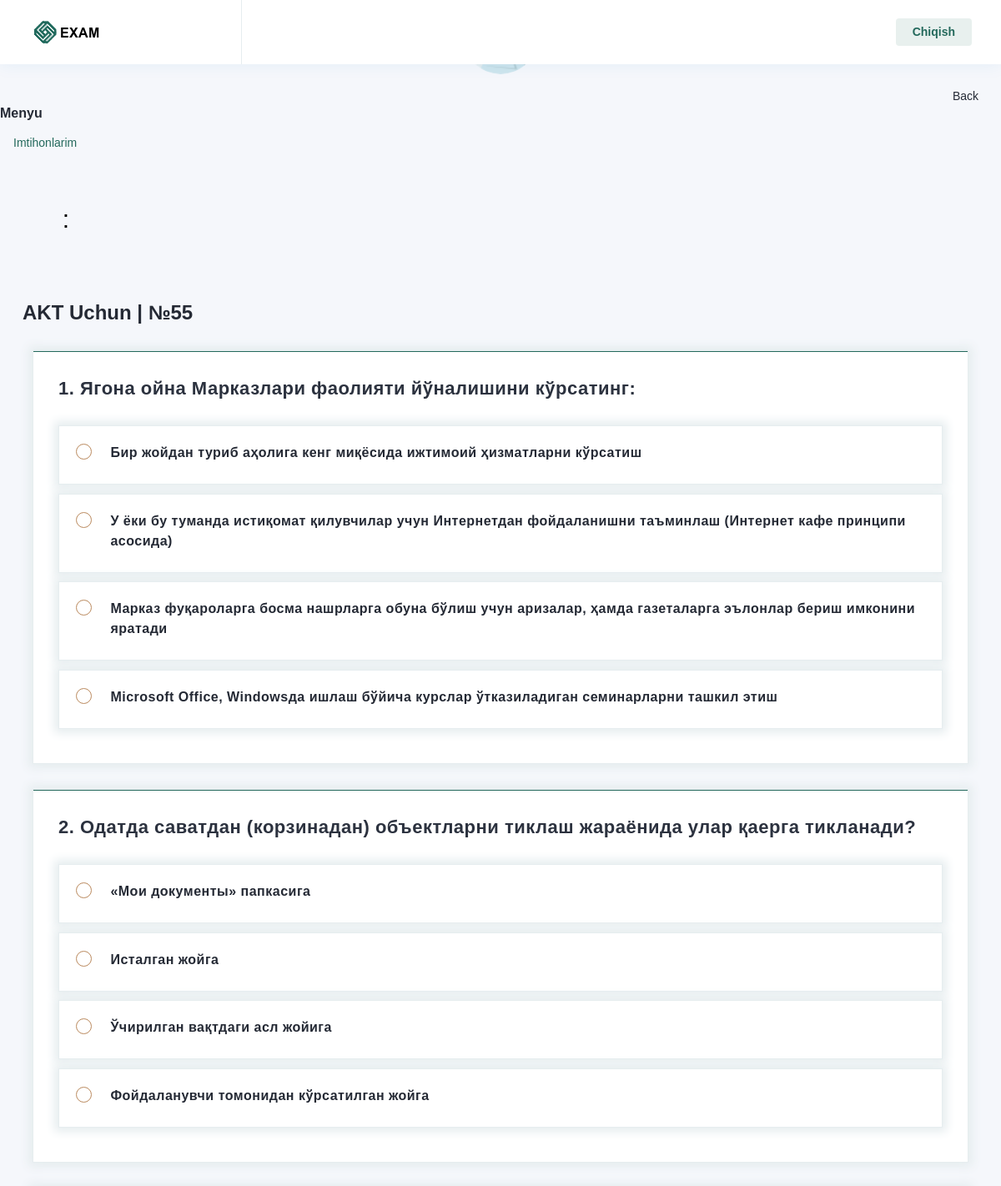
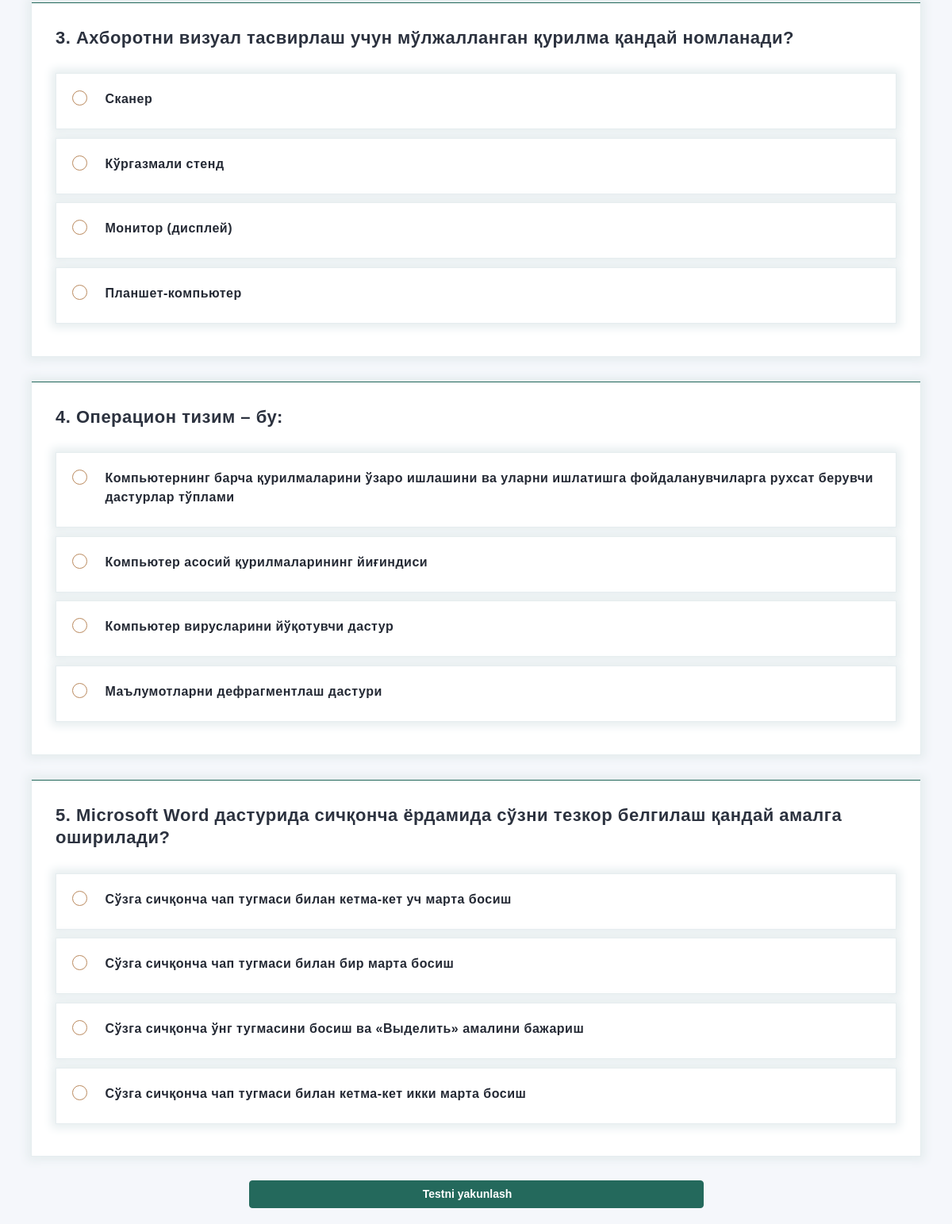
Page /exams/cont-exam/55 on the committed database (2 pictures, top to bottom).
### exams/models.py (models this page shows, shortened)
class Exam(models.Model):
    category = models.ForeignKey(Category, on_delete=models.CASCADE)
    employee = models.ForeignKey(Profile, on_delete=models.CASCADE)
    overseer = models.ForeignKey(Profile, on_delete=models.CASCADE, related_name='overseer')
    time_limit = models.PositiveIntegerField(default=20)
    created = models.DateTimeField(auto_now_add=True)
    started = models.DateTimeField(blank=True, null=True)
    deadline = models.DateTimeField(blank=True, null=True)
    ended = models.DateTimeField(blank=True, null=True)
    unique_id = models.CharField(max_length=255)
    pdf_short_path = models.CharField(max_length=255, blank=True, null=True)

class Category(models.Model):
    name = models.CharField(max_length=100)
    def __str__(self):
        return self.name

class ExamResult(models.Model):
    RESULT_CHOICES = [
        ('not_selected', "Tanlanmagan"),
        ('correct', "To'g'ri"),
        ('incorrect', "Noto'g'ri"),
    ]
    exam = models.ForeignKey(Exam, on_delete=models.CASCADE, related_name='results')
    test = models.ForeignKey(Test, on_delete=models.CASCADE)
    option_result = models.CharField(choices=RESULT_CHOICES, default='not_selected', max_length=25)
    selected_option_index = models.IntegerField(null=True, blank=True)
    class Meta:
        unique_together = ('exam', 'test')

class Test(models.Model):
    LEVELS = [
        ('easy', 'Oson'),
        ('middle', "O'rta"),
        ('hard', 'Qiyin'),
    ]
    category = models.ForeignKey(Category, on_delete=models.CASCADE)
    question = models.TextField()
    option1 = models.TextField()
    option2 = models.TextField()
    option3 = models.TextField()
    correct_option = models.TextField()
    difficulty = models.TextField(choices=LEVELS, default='middle')

### exams/views.py (the view)
# urls.py: path('cont-exam/<int:exam_id>', examination_view, name='cont_exam'),
def examination_view(request, exam_id):
    exam = Exam.objects.get(id=exam_id)
    exam_results = exam.results.all().order_by('id')
    context = {"exam": exam, "exam_results": exam_results}
    return render(request, 'exams/exam-page.html', context=context)

### exams/context_processors.py (called while the page is built)
def finish_unfinished_exams(request):
    now = timezone.now()
    unfinished_exams = Exam.objects.filter(deadline__isnull=False, ended__isnull=True)
    for uf_exam in unfinished_exams:
        if uf_exam.deadline <= now:
            uf_exam.ended = uf_exam.deadline
            uf_exam.save()
    return {}

### templates/exams/exam-page.html (shortened to what this page needs)
{% extends 'exams/base-exam.html' %}
{% load custom_tags %}
{% block body %}
<div class="page-body">
    <div class="container-fluid">
        <div class="page-header">
            <div class="row">
                <div class="col-sm-6">
                    <h3>{{ exam.category }} | №{{ exam.id }}</h3>
                </div>
            </div>
        </div>
        <div class="container-fluid">
            <form class="mega-inline" method="POST" action="{% url 'exams:end_exam' exam.id %}">
                <div class="row">
                    {% for exres in exam_results %}
                    <div class="col-sm-12">
                        <div class="card" data-exres-id="{{ exres.id }}">
                            <div class="card-header pb-0 b-t-primary">
                                <h5 style="text-transform: none;">{{ forloop.counter }}. {{ exres.test.question }}</h5>
                            </div>
                            <div class="card-body megaoptions-border-space-sm">
                                {{ exres|variants }}
                            </div>
                        </div>
                    </div>
                    {% endfor %}
                    <button type="submit" id="exam_end_button" class="btn btn-primary m-b-20 w-50 center-content">Testni yakunlash</button>
                </div>
            </form>
        </div>
    </div>
</div>
{% endblock %}

### rows in the picture
Exam: category "AKT Uchun", id "55"
ExamResult: test.question "Ягона ойна Марказлари фаолияти йўналишини кўрсатинг:", test.correct_option "Бир жойдан туриб аҳолига кенг миқёсида ижтимоий ҳизматларни кўрсатиш У ёки бу туманда истиқомат қилувчилар учун Интернетдан фойдаланишни таъминлаш (Интернет кафе принципи асосида) Марказ фуқароларга босма нашрларга обуна бўлиш учун аризалар, ҳамда газеталарга эълонлар бериш имконини яратади Microsoft Office, Windowsда ишлаш бўйича курслар ўтказиладиган семинарларни ташкил этиш"
ExamResult: test.question "Одатда саватдан (корзинадан) объектларни тиклаш жараёнида улар қаерга тикланади?", test.correct_option "«Мои документы» папкасига Исталган жойга Ўчирилган вақтдаги асл жойига Фойдаланувчи томонидан кўрсатилган жойга"
ExamResult: test.question "Ахборотни визуал тасвирлаш учун мўлжалланган қурилма қандай номланади?", test.correct_option "Сканер Кўргазмали стенд Монитор (дисплей) Планшет-компьютер"
ExamResult: test.question "Операцион тизим – бу:", test.correct_option "Компьютернинг барча қурилмаларини ўзаро ишлашини ва уларни ишлатишга фойдаланувчиларга рухсат берувчи дастурлар тўплами Компьютер асосий қурилмаларининг йиғиндиси Компьютер вирусларини йўқотувчи дастур Маълумотларни дефрагментлаш дастури"
ExamResult: test.question "Microsoft Word дастурида сичқонча ёрдамида сўзни тезкор белгилаш қандай амалга оширилади?", test.correct_option "Сўзга сичқонча чап тугмаси билан кетма-кет уч марта босиш Сўзга сичқонча чап тугмаси билан бир марта босиш Сўзга сичқонча ўнг тугмасини босиш ва «Выделить» амалини бажариш Сўзга сичқонча чап тугмаси билан кетма-кет икки марта босиш"
